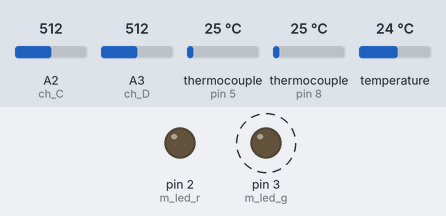
Recording of a sketch running on a simulated Arduino Uno, built with avr-gcc and run on an emulated ATmega328P. Parts: output pins drawn as LEDs (lit = HIGH). Dashed ring = blinking. Inputs (shaded band) come from the test bench; at power-on: thermocouple (sensors on pin 5, pin 8) 25 °C, A2 (ch_C) = 512, A3 (ch_D) = 512, temperature 24 °C. The local clock reads 2024-03-15 10:24:30 at power-on unless the sketch sets it; storage starts empty; what the sketch prints to the serial monitor is not drawn.

Above: at 1.2 s.
1.3 s: thermocouple (sensor on pin 5) set to 6 °C
Timing chart, 0 to 12.3 s (numbered marks = the images above; inputs shaded):
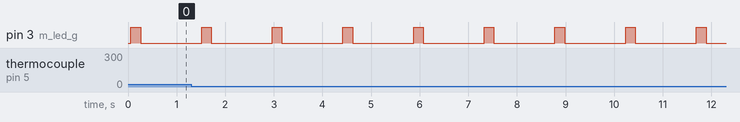

Measured:
- by itself, pin 3 (m_led_g): alternates HIGH for 0.20 s and LOW for 1.3 s

The sketch:

v002.ino
```cpp
/*
This sketch runs a Standalone Datalooger for two general purpose inputs
and two Thermo Couple inputs. Please be aware, you MUST use K-Type Thermocouples.
specification for input can be found at: http://www.maximintegrated.com/datasheet/index.mvp/id/7273
(max31855 Cold-Junction Compensated Thermocouple-to-Digital Converter)
The breakoutboard for max31855 and specs are found at http://www.adafruit.com/products/269
The logfiles are written to an SD Card and and a RealTimeClock is setup.
For schematic, libraries etc please visit http://www.ladyada.net/make/logshield/design.html


PinLayout:
A0
A1
A2 = GPIP    / General Input 0-5V Channel C
A3 = GPIP    / General Input 0-5V Channel D
A4 = I2C bus / RTC
A5 = I2C bus / RTC

DIO 0  =
DIO 1  =
DIO 2  = LED   / Green Indicator LED
DIO 3  = LED   / Red Indicator LED
DIO 4  = CLK    / Thermocouple Channel \
DIO 5  = CS    / Thermocouple Channel   |> A
DIO 6  = DO   / Thermocouple Channel   /
DIO 7  = CLK    / Thermocouple Channel \
DIO 8  = CS    / Thermocouple Channel   |> B
DIO 9  = DO   / Thermocouple Channel   /
DIO 10 = CS    / sd card
DIO 11 = MOSI  / sd card
DIO 12 = MISO  / sd card
DIO 13 = SCK   / sd card
*/

#include <Wire.h>              // I2C communication used for RealTimeClock
#include "RTClib.h"            // Realtime Clock
#include <SD.h>                // ReadWrite to SD Card
#include "Adafruit_MAX31855.h" // readout data from MAX31855

//LED
const int m_led_r = 2;               // status led
const int m_led_g = 3;               // status led
// SD Card and logfile
const int m_sdcard_CS = 10;          // chip selection pin for SD card
int m_active_logfile = 0;            // check if a new logfile is needed
File m_logfile;                      // file handle for logfile writing to sd card
char m_filename[13] = "19700101.csv"; // set a default value in case the rtc is out of battery
DateTime m_t_stamp;                  // object to store snapshot from RTC
String m_time, m_date, yyyy,mm,dd;   // time date snapshot
String m_data;                       // assembly of outputlilne to send to sdcard after reading all sensors
String m_header;                     // set first line for new logfiles
// Channel A
const int m_ch_A_CLK = 4;
const int m_ch_A_CS = 5;
const int m_ch_A_DO = 6;
double m_ch_A, m_ch_A_internal;   // store the temp from max 31855
// Channel B
const int m_ch_B_CLK = 7;
const int m_ch_B_CS = 8;
const int m_ch_B_DO = 9;
double m_ch_B, m_ch_B_internal;   // store the temp from max 31855
//Channel C
const int ch_C = A2;
int m_ch_C;                       // store the Analog Reading
//Channel D
const int ch_D = A3;
int m_ch_D;                       // store the Analog Reading

//General Settings
int m_timer;                     // main delay of main loop for readings
bool m_errorcheck = false;       // start with no error..


//create two objects for thermocouple breakoutboard
Adafruit_MAX31855 ch_A(m_ch_A_CLK,m_ch_A_CS,m_ch_A_DO);
Adafruit_MAX31855 ch_B(m_ch_B_CLK,m_ch_B_CS,m_ch_B_DO);

// setup RealTimeClock
RTC_DS1307 RTC;                // setup RealTimeClock

void setup()
{
  pinMode(m_led_r, OUTPUT);
  digitalWrite(m_led_r, LOW);
  pinMode(m_led_g, OUTPUT);
  digitalWrite(m_led_g, LOW);
  pinMode(m_ch_A_CS, OUTPUT);
  pinMode(m_ch_B_CS, OUTPUT);
  pinMode(m_sdcard_CS, OUTPUT);

  /*
  set default timer to one second (1000 ms), since the RTC provides seconds as smallest unit
  however the reading of the sensors can be done faster and hence this timer may be
  set lower to capture more readings per seconds. The logfile entries will have the
  same time stamp
  */
  m_timer = 1000;

  // set the header file for new logfiles
  m_header = "Date,Time,CHA int, CHA, CHB int, CHB, CHC, CHD" ;

  Serial.begin(9600);

  // start communication for RTC (using default values of Analog 4 and Analog 5
  Wire.begin();

  // start the lib for RTC so we can get to the timestamp
  RTC.begin();

  if (!SD.begin(m_sdcard_CS))
  {
    blink(m_led_r, 4, 200);
    m_errorcheck = true;
  }else{
    m_errorcheck = false;
  }
  errorCheck();
}

void loop()
{

  errorCheck();
    if(m_errorcheck)
    {
      delay(m_timer*2);
    } else {
      getTimeStamp();   // set m_date, m_time
      // get temperature reading for channel A
      m_ch_A_internal = ch_A.readInternal();
      checkTemp(m_ch_A_internal);
      m_ch_A = ch_A.readCelsius();
      checkTemp(m_ch_A);

      // get temperature reading for channel B
      m_ch_B_internal = ch_B.readInternal();
      checkTemp(m_ch_B_internal);
      m_ch_B = ch_B.readCelsius();
      checkTemp(m_ch_B);

      // get the GPIO input for AnalogSignal 2&3
      m_ch_C = analogRead(ch_C);
      m_data  = m_data + ',' + m_ch_C;
      m_ch_D = analogRead(ch_D);
      m_data  = m_data + ',' + m_ch_D;

      //write data to sd card
      setLogfile();     // check if the logfilename needs changing
      m_logfile = SD.open(m_filename, FILE_WRITE);
      if (m_logfile)
      {
        m_logfile.println(m_data);
        m_logfile.close();
        blink(m_led_g,1,200);
      } else {
        blink(m_led_r,1,200);
      }
    }
    debug();
    delay(m_timer);
  }


void errorCheck()
{
  // check if the realtime clock is running
  if (! RTC.isrunning() )
  {
    blink(m_led_r, 2, 200);
    m_errorcheck = false; // set to true........
  } else
  {
    m_errorcheck = false;
  }
}

void debug()
{
    Serial.println(m_filename);
    Serial.println(m_data);
    Serial.println("--------------------------");
}

void checkTemp(float tVal)
{
  if (isnan(tVal))
  {
    m_data = m_data + ",NaN";
  }else{
    m_data = m_data + "," +floatToString(tVal,2);
  }
}


void getTimeStamp()
{
  m_t_stamp = RTC.now();
  yyyy = String(m_t_stamp.year());
  mm = String(m_t_stamp.month());
  if (mm.length() < 2){mm = '0' + mm;}
  dd = String(m_t_stamp.day());
  if (dd.length() < 2){dd = '0' + dd;}
  m_date = yyyy + '/' + mm + '/'+ dd;

  // start of assembly of data line
  m_data = m_date;

  m_time = String(m_t_stamp.hour()) + ':';
  m_time = m_time + String(m_t_stamp.minute()) + ':';
  m_time = m_time + String(m_t_stamp.second());
  m_data = m_data + "," + m_time;
}

void blink(int led, int freq, int velocity)
{
  for (int i=0; i<freq; i++)
  {
    digitalWrite(led, HIGH);
    delay(velocity);
    digitalWrite(led, LOW);
    delay(velocity);
  }
}

void setLogfile()
{
  String filename;
  m_t_stamp = RTC.now();
  yyyy = String(m_t_stamp.year());
  mm = String(m_t_stamp.month());
  if (mm.length() < 2){mm = '0' + mm;}
  dd = String(m_t_stamp.day());
  if (dd.length() < 2){dd = '0' + dd;}
  filename = yyyy+mm+dd + ".csv";
  // convert to char arrary for sending to sd.open cmd
  filename.toCharArray(m_filename, 13);

 // in case we need a new logfile, write the header first.
 if (! SD.exists(m_filename))
 {
   m_logfile = SD.open(m_filename, FILE_WRITE);
   if (m_logfile)
   {
     m_logfile.println(m_header);
     m_logfile.close();
   } else {
     blink(m_led_r,2,200);
   }
 }
}

//convert double numbers to a string
String floatToString(double number, uint8_t digits)
{
  String resultString = "";
  // Handle negative numbers
  if (number < 0.0)
  {
     resultString += "-";
     number = -number;
  }

  // Round correctly so that print(1.999, 2) prints as "2.00"
  double rounding = 0.5;
  for (uint8_t i=0; i<digits; ++i)
    rounding /= 10.0;

  number += rounding;

  // Extract the integer part of the number and print it
  unsigned long int_part = (unsigned long)number;
  double remainder = number - (double)int_part;
  resultString += int_part;

  // Print the decimal point, but only if there are digits beyond
  if (digits > 0)
    resultString += ".";

  // Extract digits from the remainder one at a time
  while (digits-- > 0)
  {
    remainder *= 10.0;
    int toPrint = int(remainder);
    resultString += toPrint;
    remainder -= toPrint;
  }
  return resultString;
}
```
